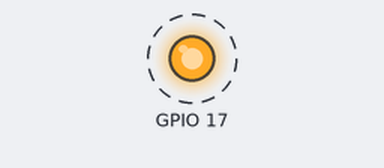
Recording of a program running on a simulated Raspberry Pi (BCM pin numbers). Parts: output pins drawn as LEDs (lit = HIGH). Dashed ring = blinking.

Above: at 0.5 s.
Timing chart, 0 to 4.6 s (numbered marks = the images above):
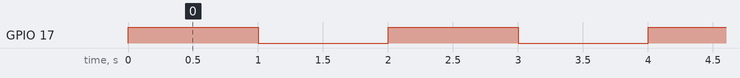

The program:

led.py
```python
# ----------------------------------------
# led.py
#
# Contoh untuk membuat LED berkedip-kedip
# ----------------------------------------

import RPi.GPIO as GPIO
import time

GPIO.setwarnings(False)

GPIO.setmode(GPIO.BCM)
GPIO.setup(17, GPIO.OUT)

while True:
    # Hidupkan LED
    GPIO.output(17, GPIO.HIGH)
    time.sleep(1)

    # Hidupkan LED
    GPIO.output(17, GPIO.LOW)
    time.sleep(1)
```

Measured:
- by itself, GPIO 17: alternates HIGH for 1.0 s and LOW for 1.0 s
